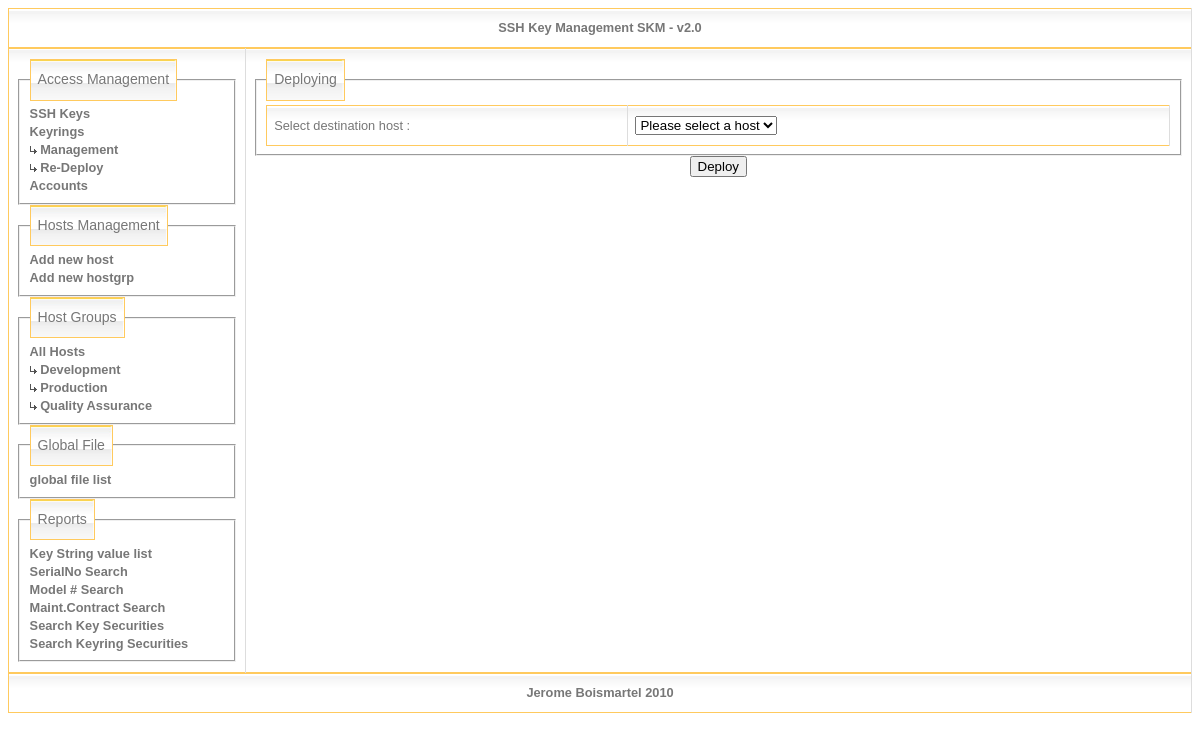
The page /deploy_gfile.php on the database its author committed.
### tables this page shows
CREATE TABLE IF NOT EXISTS `groups` (
  `id` int(11) NOT NULL auto_increment,
  `name` varchar(255) NOT NULL default '',
  PRIMARY KEY  (`id`)
);

### MyFunctions.inc.php (the view, shortened to what this page needs)
<?php
function display_available_hosts(){
    $result = mysql_query( "SELECT * FROM `hosts` ORDER BY `name` " )
                             or die (mysql_error()."<br>Couldn't execute query: $query");
    $nr = mysql_num_rows($result);
    if(empty($nr)) {
      echo 'No host found...';
    }
    else {
      echo '<select class="list" name="host">';
      echo '<option selected value="0">Please select a host</option>';
      echo '</select>';
    }
}
function start_main_frame(){
    echo("<table><th><center>SSH Key Management SKM - v2.0</center></th></table>\n");
    echo("<table width='100%'>\n");
    echo("  <tr valign='top'>\n");
}
function end_main_frame(){
    echo("  </tr>\n");
    echo("</table>\n");
    echo("<table><th><center>Jerome Boismartel 2010</center></th></table>\n");
}
function start_left_pane(){
    echo("    <td width='20%'>\n");
}
function end_left_pane(){
    echo("    </td>\n");
}
function start_right_pane(){
    echo("    <td width='80%'>\n");
}
function end_right_pane(){
    echo("    </td>\n");
}
function display_menu(){
    echo("      <fieldset><legend>Access Management</legend>\n");
    echo("        <a href='keys.php'>SSH Keys</a><br>\n");
    echo("        <a href='keyrings.php'>Keyrings</a><br>\n");
    echo("        <a href='keyrings.php'><img src='images/arrowbright.gif'> Management</a><br>\n");
    echo("        <a href='choose_keyring.php'><img src='images/arrowbright.gif'> Re-Deploy</a><br>\n");
    echo("        <a href='accounts.php'>Accounts</a><br>\n");
    echo("      </fieldset>\n");
    echo("      <fieldset><legend>Hosts Management</legend>\n");
    echo("        <a href='hosts_setup.php'>Add new host</a><br>\n");
    echo("        <a href='groups.php'>Add new hostgrp</a><br>\n");
    echo("      </fieldset>\n");
    echo("      <fieldset><legend>Host Groups</legend>\n");
	echo("        <a href='show_all_hosts.php'>All Hosts</a><br>\n");
        $hostgroup = mysql_query( "SELECT * FROM `groups` ORDER BY `name`" )
                         or die (mysql_error()."<br>Couldn't execute query: $query");
        $hostgroup_nr = mysql_num_rows( $hostgroup );
        if (!empty($hostgroup_nr)) {
              while( $hostgroup_row = mysql_fetch_array( $hostgroup ))
              {
                        $name = $hostgroup_row["name"];
                        $id_hostgroup = $hostgroup_row["id"];
		echo("          <a href=\"hosts-view.php?id_hostgroup=$id_hostgroup\"><img src='images/arrowbright.gif'> $name</a><br>\n");
                }
        }
    echo("      </fieldset>\n");
    echo("      <fieldset><legend>Global File</legend>\n");
    echo("        <a href='globalfile.php'>global file list</a><br>\n");
    echo("      </fieldset>\n");
    echo("      <fieldset><legend>Reports</legend>\n");
    echo("        <a href='view_keys.php'>Key String value list</a><br>\n");
    echo("        <a href='serial_search.php'>SerialNo Search</a><br>\n");
    echo("        <a href='model_search.php'>Model # Search</a><br>\n");
    echo("        <a href='contract_search.php'>Maint.Contract Search</a><br>\n");
    echo("        <a href='search_key_securities.php'>Search Key Securities</a><br>\n");
    echo("        <a href='search_keyring_securities.php'>Search Keyring Securities</a><br>\n");
    echo("      </fieldset>\n");
}
?>

### skm.css (style rules this page uses)
table { width: 100%; border-collapse:collapse; border:1px solid #FFCA5E; }
legend { font-size: 1.1em; line-height: 1.4em; font-family: Arial, Helvetica, sans-serif; color: #777777; padding: 10px 7px; text-align: left; background: url('images/bg_caption_clean.jpg') right top; border: 1px solid #FFCA5E; }
tbody tr { background: url('images/bg_td1.jpg') repeat-x top; line-height: 0.8em; }
tbody th,td { font-size: 0.8em; line-height: 1.4em; font-family: Arial, Helvetica, sans-serif; color: #777777; padding: 10px 7px; border-top: 1px solid #FFCA5E; border-right: 1px solid #DDDDDD; text-align: left; }
a { color: #777777; font-weight: bold; text-decoration: none; }
img { border: none; }

### rows shown on the page
groups: name "Development"
groups: name "Production"
groups: name "Quality Assurance"
